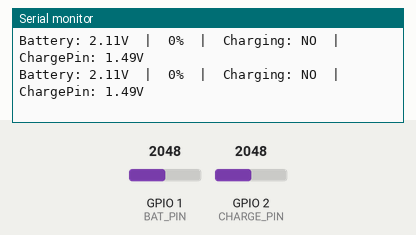
Recording of a sketch running on a simulated ESP32. Parts: the last lines printed to the serial monitor. Inputs (shaded band) come from the test bench; at power-on: GPIO 2 (CHARGE_PIN) = 2048, GPIO 1 (BAT_PIN) = 2048 (analog values on the 0–4095 scale).

Above: at 1.2 s.
1.3 s: GPIO 2 (CHARGE_PIN) set to 3072
At 2.7 s:
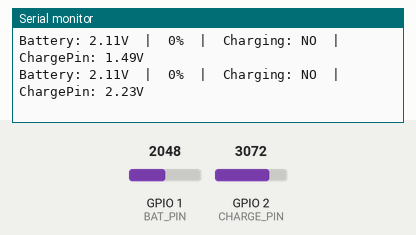
2.8 s: GPIO 2 (CHARGE_PIN) set to 3207
At 4.2 s:
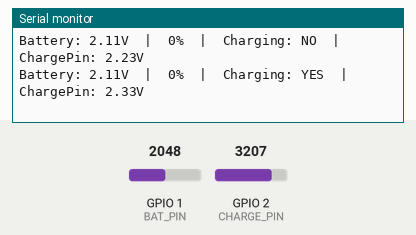

Measured:
- the behaviour switches between 3142 and 3143 on GPIO 2 (CHARGE_PIN) (found by bisection; images 1 and 2)
- after the input at 1.3 s, the serial monitor: prints a new line after 0.95 s (image 1)
- after the input at 2.8 s, the serial monitor: prints a new line after 0.53 s (image 2)

The sketch:

Charge_Code.ino
```cpp
#define BAT_PIN 1
#define CHARGE_PIN 2
#define R1_BAT 80000.0
#define R2_BAT 190000.0
#define R1_CHG 100000.0
#define R2_CHG 20000.0
#define ADC_RES 4095.0
#define ADC_REF 2.971
#define SAMPLES 16
#define CHARGE_THRESHOLD 2.28

void setup() {
  Serial.begin(115200);
  analogReadResolution(12);
  analogSetPinAttenuation(BAT_PIN, ADC_11db);
  analogSetPinAttenuation(CHARGE_PIN, ADC_11db);
}

void loop() {
  // Read battery voltage
  int rawBat = 0;
  for (int i = 0; i < SAMPLES; i++) {
    rawBat += analogRead(BAT_PIN);
    delay(5);
  }
  rawBat /= SAMPLES;

  // Read charge pin
  int rawCharge = analogRead(CHARGE_PIN);

  float vAdc = (rawBat / ADC_RES) * ADC_REF;
  float vBat = vAdc * ((R1_BAT + R2_BAT) / R2_BAT);
  float vCharge = (rawCharge / ADC_RES) * ADC_REF;

  bool charging = vCharge > CHARGE_THRESHOLD;

  int percent = constrain((vBat - 3.0) / (4.2 - 3.0) * 100, 0, 100);

  Serial.printf("Battery: %.2fV  |  %d%%  |  Charging: %s  |  ChargePin: %.2fV\n",
                vBat, percent, charging ? "YES" : "NO", vCharge);

  delay(1000);
}
```
